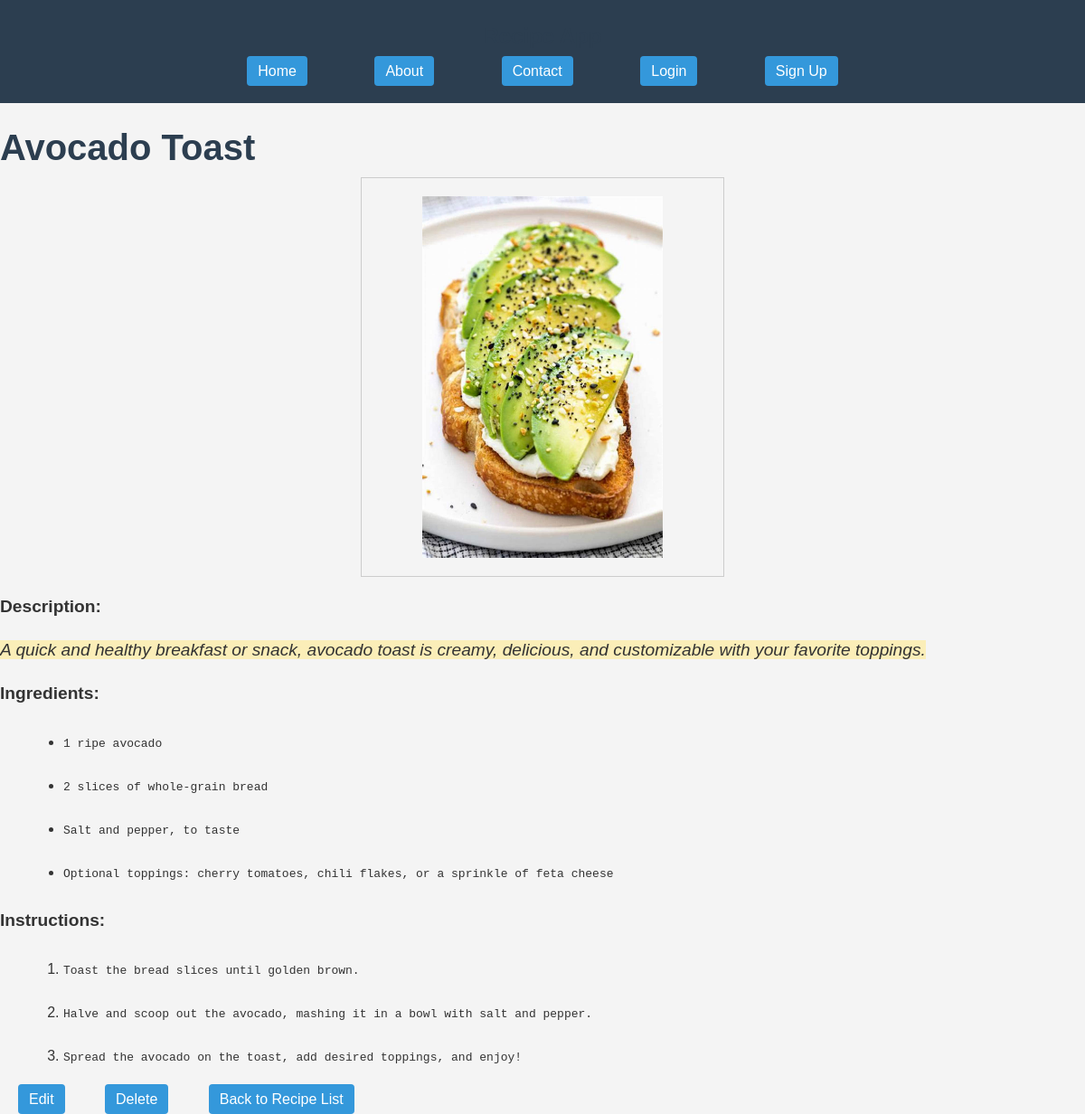
Page /recipe/avocado-toast/ on the earlier database version.
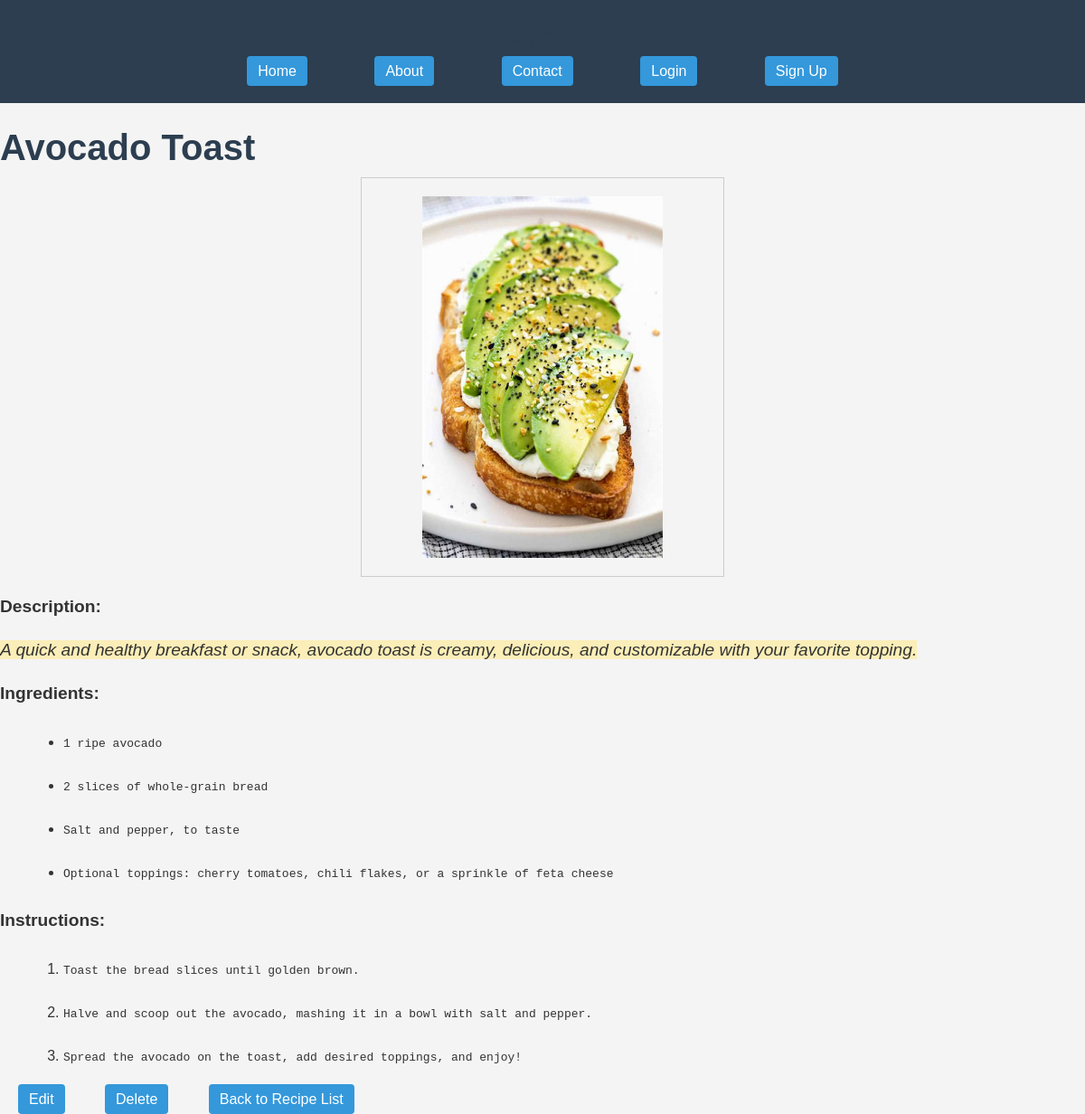
Same page on the later database version.
### recipes/models.py (models this page shows, shortened)
class Recipe(models.Model):
    user = models.ForeignKey(User, on_delete=models.CASCADE, related_name='recipes')
    title = models.CharField(max_length=100)
    slug = AutoSlugField(populate_from='title', unique=True, null=True)
    recipe_image = models.FileField(upload_to="recipes/", max_length=250, null=True,default=None, blank=True)
    description = models.TextField()
    ingredients = models.TextField()
    instructions = models.TextField()
    content = HTMLField(default="Content not available")
    created_at = models.DateTimeField(auto_now_add=True)

### recipes/views.py (the view)
# urls.py: path('recipe/<slug:slug>/', views.recipe_detail, name='recipe_detail'),
def recipe_detail(request, slug):
    recipe = get_object_or_404(Recipe, slug=slug)
    return render(request, 'recipes/recipe_detail.html', {'recipe': recipe})

### recipes/templates/recipes/recipe_detail.html (shortened to what this page needs)
{% extends 'recipes/base.html' %}
{% block content %}
<h1>{{ recipe.title }}</h1>
{% if recipe.recipe_image %}
        <div class="container">
            <img src="{{ recipe.recipe_image.url }}" alt="{{ recipe.title }}">
        </div>
    {% endif %}
<p><strong>Description: </strong>{{ recipe.description|safe }}</p>
<p><strong>Ingredients: </strong>{{ recipe.ingredients|safe }}</p>
<p><strong>Instructions: </strong>{{ recipe.instructions|safe }}</p>
<a href="{% url 'recipe_update' recipe.slug %}">Edit</a>
<a href="{% url 'recipe_delete' recipe.slug %}">Delete</a>
<a href="{% url 'recipe_list' %}">Back to Recipe List</a>
{% endblock %}

### recipes/templates/recipes/base.html (shortened to what this page needs)
{% load static %}
<!DOCTYPE html>
<html lang="en">
<head>
    <link rel="stylesheet" href="{% static 'css/style.css' %}">
</head>
<body>
    <header>
        <h1>Recipe App</h1>
        <nav>
            <ul>
                <li><a href="{% url 'recipe_list' %}">Home</a></li>
                <li><a href="{% url 'about' %}">About</a></li>
                <li><a href="{% url 'contact' %}">Contact</a></li>
                {% if user.is_authenticated %}
                    <li><a href="{% url 'change_password' %}">Change Password</a></li>
                    <li>
                        <form action="{% url 'logout' %}" method="post" style="display:inline;">
                            {% csrf_token %}
                            <button type="submit">Logout</button>
                        </form>
                    </li>
                {% else %}
                    <li><a href="{% url 'login' %}">Login</a></li>
                    <li><a href="{% url 'signup' %}">Sign Up</a></li>
                {% endif %}
            </ul>
        </nav>
    </header>
    <main>
        {% block content %}
        {% endblock %}
    </main>
</body>
</html>

### recipes/static/css/style.css (style rules this page uses)
body { font-family: Arial, sans-serif; background-color: #f4f4f4; color: #333; margin: 0; padding: 0; }
h1, h2 { color: #2c3e50; }
h1 { font-size: 2.5em; margin-bottom: 10px; }
li { margin: 30px; }
p { font-size: 1.2em; line-height: 1.5; }
.container { width: 30vw; height: 50vh; border: 1px solid #ccc; overflow: hidden; }
.container img { width: 100%; height: 100%; object-fit: contain; }
a, button { color: #fff; background-color: #3498db; padding: 8px 12px; text-decoration: none; border-radius: 4px; margin: 20px; }
.container { max-width: 800px; margin: auto; padding: 20px; }
header { background-color: #2c3e50; color: #fff; padding: 10px 0; }
header h1 { text-align: center; font-size: 24px; }
nav ul { list-style: none; padding: 0; text-align: center; }
nav ul li { display: inline; margin: 0 15px; }
nav ul li a { color: #fff; text-decoration: none; }

Differences in the rows shown:
changed Recipe "Avocado Toast": description "A quick and healthy breakfast or snack, avocado toast is creamy, delicious, and customizable with your favorite toppings." → "A quick and healthy breakfast or snack, avocado toast is creamy, delicious, and customizable with your favorite topping."
